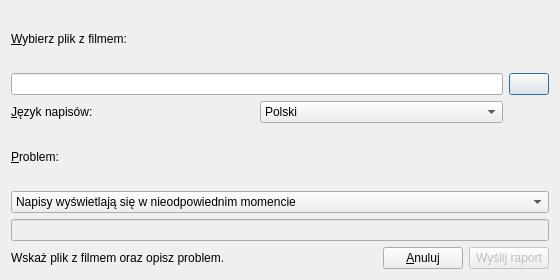
<ui version="4.0" >
 <class>frmReport</class>
 <widget class="QDialog" name="frmReport" >
  <property name="geometry" >
   <rect>
    <x>0</x>
    <y>0</y>
    <width>560</width>
    <height>280</height>
   </rect>
  </property>
  <property name="minimumSize" >
   <size>
    <width>450</width>
    <height>230</height>
   </size>
  </property>
  <property name="windowTitle" >
   <string>Zgłoś niepasujące napisy</string>
  </property>
  <property name="windowIcon" >
   <iconset resource="../res/resources.qrc" >
    <normaloff>:/icon/qnapi-48-icon.png</normaloff>:/icon/qnapi-48-icon.png</iconset>
  </property>
  <layout class="QGridLayout" >
   <item row="0" column="0" colspan="2" >
    <widget class="QLabel" name="lbMovieSelect" >
     <property name="text" >
      <string>&amp;Wybierz plik z filmem:</string>
     </property>
     <property name="buddy" >
      <cstring>pbMovieSelect</cstring>
     </property>
    </widget>
   </item>
   <item row="1" column="0" colspan="2" >
    <widget class="QLineEdit" name="leMovieSelect" />
   </item>
   <item row="1" column="2" >
    <widget class="QPushButton" name="pbMovieSelect" >
     <property name="sizePolicy" >
      <sizepolicy vsizetype="Fixed" hsizetype="Fixed" >
       <horstretch>0</horstretch>
       <verstretch>0</verstretch>
      </sizepolicy>
     </property>
     <property name="text" >
      <string/>
     </property>
     <property name="icon" >
      <iconset resource="../res/resources.qrc" >
       <normaloff>:/ui/folder.png</normaloff>:/ui/folder.png</iconset>
     </property>
    </widget>
   </item>
   <item row="2" column="0" >
    <widget class="QLabel" name="lbLanguage" >
     <property name="text" >
      <string>&amp;Język napisów:</string>
     </property>
     <property name="buddy" >
      <cstring>cbLanguage</cstring>
     </property>
    </widget>
   </item>
   <item row="2" column="1" >
    <widget class="QComboBox" name="cbLanguage" >
     <item>
      <property name="text" >
       <string>Polski</string>
      </property>
     </item>
     <item>
      <property name="text" >
       <string>Angielski</string>
      </property>
     </item>
    </widget>
   </item>
   <item row="3" column="0" >
    <widget class="QLabel" name="lbProblem" >
     <property name="text" >
      <string>&amp;Problem:</string>
     </property>
     <property name="buddy" >
      <cstring>cbProblem</cstring>
     </property>
    </widget>
   </item>
   <item row="4" column="0" colspan="3" >
    <widget class="QComboBox" name="cbProblem" >
     <item>
      <property name="text" >
       <string>Napisy wyświetlają się w nieodpowiednim momencie</string>
      </property>
     </item>
     <item>
      <property name="text" >
       <string>Napisy są do innego filmu</string>
      </property>
     </item>
     <item>
      <property name="text" >
       <string>Napisy przetłumaczone przez komputerowy translator</string>
      </property>
     </item>
     <item>
      <property name="text" >
       <string>Tylko część napisów</string>
      </property>
     </item>
     <item>
      <property name="text" >
       <string>Inny powód (wpisz poniżej)</string>
      </property>
     </item>
    </widget>
   </item>
   <item row="5" column="0" colspan="3" >
    <widget class="QLineEdit" name="leProblem" >
     <property name="enabled" >
      <bool>false</bool>
     </property>
    </widget>
   </item>
   <item row="6" column="0" colspan="3" >
    <layout class="QHBoxLayout" >
     <item>
      <widget class="QLabel" name="lbAction" >
       <property name="sizePolicy" >
        <sizepolicy vsizetype="Preferred" hsizetype="Expanding" >
         <horstretch>0</horstretch>
         <verstretch>0</verstretch>
        </sizepolicy>
       </property>
       <property name="text" >
        <string>Wskaż plik z filmem oraz opisz problem.</string>
       </property>
      </widget>
     </item>
     <item>
      <widget class="QPushButton" name="pushButton" >
       <property name="sizePolicy" >
        <sizepolicy vsizetype="Fixed" hsizetype="Preferred" >
         <horstretch>0</horstretch>
         <verstretch>0</verstretch>
        </sizepolicy>
       </property>
       <property name="text" >
        <string>&amp;Anuluj</string>
       </property>
      </widget>
     </item>
     <item>
      <widget class="QPushButton" name="pbReport" >
       <property name="enabled" >
        <bool>false</bool>
       </property>
       <property name="sizePolicy" >
        <sizepolicy vsizetype="Fixed" hsizetype="Preferred" >
         <horstretch>0</horstretch>
         <verstretch>0</verstretch>
        </sizepolicy>
       </property>
       <property name="text" >
        <string>Wyślij raport</string>
       </property>
      </widget>
     </item>
    </layout>
   </item>
  </layout>
 </widget>
 <resources>
  <include location="../res/resources.qrc" />
 </resources>
 <connections>
  <connection>
   <sender>pushButton</sender>
   <signal>clicked()</signal>
   <receiver>frmReport</receiver>
   <slot>close()</slot>
   <hints>
    <hint type="sourcelabel" >
     <x>305</x>
     <y>195</y>
    </hint>
    <hint type="destinationlabel" >
     <x>423</x>
     <y>69</y>
    </hint>
   </hints>
  </connection>
 </connections>
</ui>
